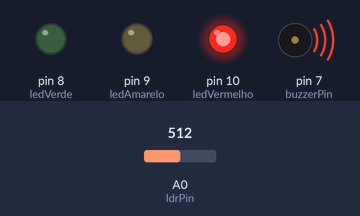
The sketch below on a simulated Arduino Uno, built with avr-gcc and run on an emulated ATmega328P. Shown: output pins drawn as LEDs (lit = HIGH), buzzer (waves = sounding). The test bench sets the inputs (shaded band); at power-on: A0 (ldrPin) = 512.

Above: at 4.8 s.
4.9 s: A0 (ldrPin) set to 214
9.9 s: A0 (ldrPin) set to 184
At 13.0 s:
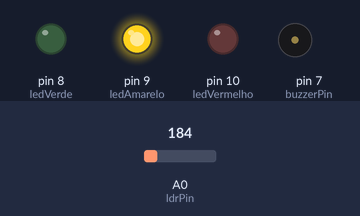
14.9 s: A0 (ldrPin) set to 210
At 15.2 s:
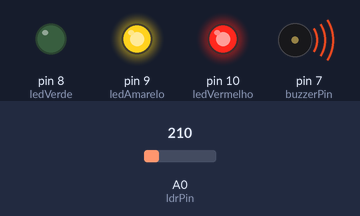
24.2 s: A0 (ldrPin) set to 30
At 28.0 s:
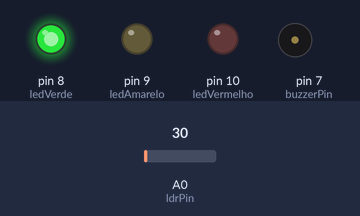
29.2 s: A0 (ldrPin) set to 36
34.2 s: A0 (ldrPin) set to 44
At 34.6 s:
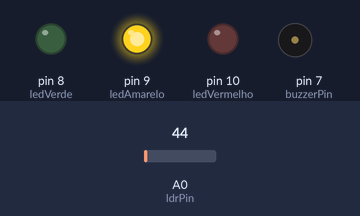
Timing chart, 0 to 37.2 s (numbered marks = the images above; inputs shaded):
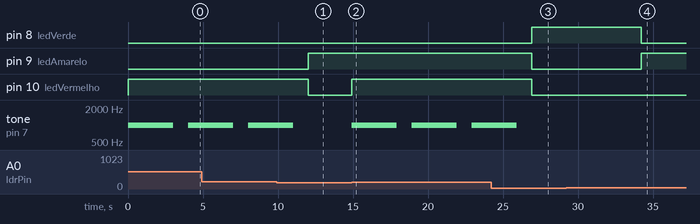

Measured:
- the behaviour switches between 201 and 200 on A0 (ldrPin) (found by bisection; images 0 and 1)
- the behaviour switches between 39 and 40 on A0 (ldrPin) (found by bisection; images 3 and 4)
- after the input at 9.9 s, pin 9 (ledAmarelo): LOW → HIGH after 2.1 s; pin 10 (ledVermelho): HIGH → LOW after 2.1 s; tone on pin 7 (buzzerPin): goes on until 11.0 s, then stays silent
- after the input at 14.9 s, pin 10 (ledVermelho): LOW → HIGH at once; tone on pin 7 (buzzerPin): alternates 1000 Hz for 3.0 s and silent for 1.0 s, starting at once
- after the input at 24.2 s, pin 8 (ledVerde): LOW → HIGH after 2.7 s; pin 9 (ledAmarelo), pin 10 (ledVermelho): HIGH → LOW after 2.7 s; tone on pin 7 (buzzerPin): goes on until 25.9 s, then stays silent
- after the input at 29.2 s, every drawn part: stays the same
- after the input at 34.2 s, pin 8 (ledVerde): HIGH → LOW at once; pin 9 (ledAmarelo): LOW → HIGH at once

The sketch:

cool_waasa1.ino
```cpp
const int ldrPin = A0;
const int ledPin = 3;
const int buzzerPin = 7;

const int ledVerde = 8;
const int ledAmarelo = 9;
const int ledVermelho = 10;

int ldrValue = 0;
const int freq = 10;

void setup() {
  Serial.begin(100);

  pinMode(buzzerPin, OUTPUT);
  pinMode(ledVerde, OUTPUT);
  pinMode(ledAmarelo, OUTPUT);
  pinMode(ledVermelho, OUTPUT);
}

void loop() {
  ldrValue = analogRead(ldrPin);

  // Luminosidade alta e irregular.
  if (ldrValue > 200) {
    digitalWrite(ledVermelho, HIGH);
    digitalWrite(ledVerde, LOW);
   for (int i = 0; i < 30; i++) { // toca por 3 segundos
    tone(buzzerPin, 1000);
    delay(100);
}
	noTone(buzzerPin); // interrompe do buzzer
	delay(1000);
  }


  // Luminosidade média.
  else if (ldrValue >= 40 && ldrValue <= 200) {
    digitalWrite(ledAmarelo, HIGH);
    digitalWrite(ledVermelho, LOW);
    digitalWrite(ledVerde, LOW);
    noTone(buzzerPin);
  }

  // Luminosidade baixa.
  else if(ldrValue < 40) {
    digitalWrite(ledVerde, HIGH);
    digitalWrite(ledAmarelo, LOW);
    digitalWrite(ledVermelho, LOW);
    noTone(buzzerPin);
  }

}

 
```
